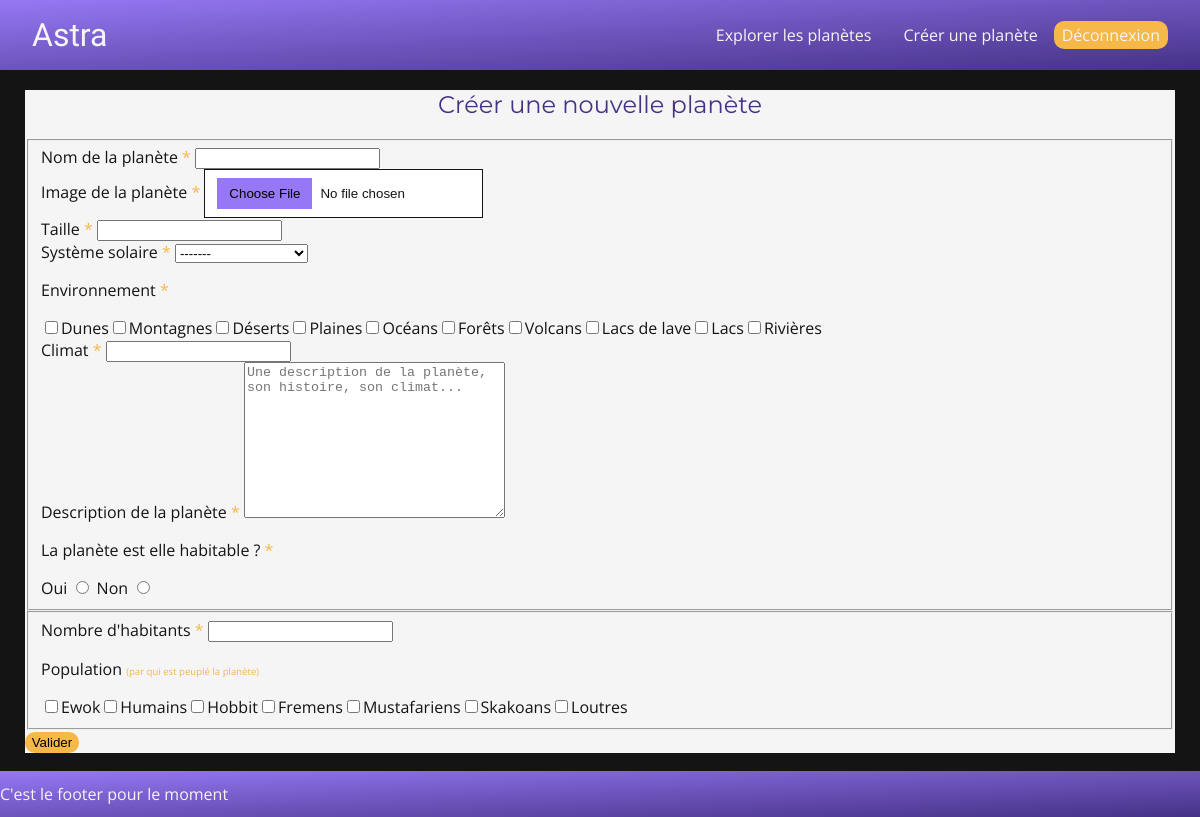
/createPlanet/ (signed in), run on the app's committed database.
### tables this page shows
CREATE TABLE IF NOT EXISTS `environnements` (
  `id` int NOT NULL AUTO_INCREMENT,
  `name` varchar(255) NOT NULL,
  PRIMARY KEY (`id`)
);

CREATE TABLE IF NOT EXISTS `populations` (
  `id` int NOT NULL AUTO_INCREMENT,
  `name` varchar(255) NOT NULL,
  PRIMARY KEY (`id`)
);

### views/createPlanet.php (the view, shortened to what this page needs)
<section class="creation">
    <div class="box-form">
        <h1>Créer une nouvelle planète</h1>
        <form action="" method="post" enctype="multipart/form-data">
            <fieldset>
                <div>
                    <label for="name">Nom de la planète <span>*</span></label>
                    <input type="text" name="name" id="name" required>
                </div>
                <div>
                    <label for="img">Image de la planète <span>*</span></label>
                    <input type="file" name="img" id="img" accept=".png" required>
                </div>
                <div>
                    <label for="taille">Taille <span>*</span></label>
                    <input type="number" name="taille" id="taille" required>
                </div>
                <div>
                    <label for="galaxie">Système solaire <span>*</span></label>
                    <select name="galaxie" id="galaxie">
                        <option value="">-------</option>
                    </select>
                </div>
                <div>
                    <p>Environnement <span>*</span></p>
                    <?php
                    $req = 'SELECT * FROM environnements';
                    $envts = $dbAstra->prepare($req);
                    $envts->execute();
                    while ($line = $envts->fetch()) {
                        echo '<input type="checkbox" id="' . $line["name"] . '" name="env[]" value="' . $line["id"] . '">';
                        echo '<label for="' . $line["name"] . '">' . $line["name"] . '</label>';
                    }
                    ?>
                </div>
                <div>
                    <label for="climat">Climat <span>*</span></label>
                    <input type="text" name="climat" id="climat" required>
                </div>
                <div>
                    <label for="desc">Description de la planète <span>*</span></label>
                    <textarea name="desc" rows="10" cols="30" placeholder="Une description de la planète, son histoire, son climat..."></textarea>
                </div>
                <div>
                    <p>La planète est elle habitable ? <span>*</span></p>
                    <label for="oui">Oui</label>
                    <input type="radio" id="oui" name="habitable" value="TRUE">
                    <label for="non">Non</label>
                    <input type="radio" id="non" name="habitable" value="FALSE">
                </div>
            </fieldset>
            <fieldset>
                <div>
                    <label for="nbhab">Nombre d'habitants <span>*</span></label>
                    <input type="number" name="nbhab" id="nbhab" required>
                </div>
                <div>
                    <p>Population <span style="font-size: 0.6em;">(par qui est peuplé la planète)</span></p>
                    <?php
                    $req = 'SELECT * FROM populations';
                    $pops = $dbAstra->prepare($req);
                    $pops->execute();
                    while ($line = $pops->fetch()) {
                        echo '<input type="checkbox" id="' . $line["name"] . '" name="pop[]" value="' . $line["id"] . '">';
                        echo '<label for="' . $line["name"] . '">' . $line["name"] . '</label>';
                    }
                    ?>
                </div>
            </fieldset>
            <input type="submit" value="Valider" class="bu-head">
        </form>
    </div>
</section>

### CSS/main.css (style rules this page uses)
body { background-color: #141414; margin: 0 auto; color: #F5F5F5; position: relative; min-height: 100vh; }
body { font-family: "Open Sans", sans-serif; font-optical-sizing: auto; font-weight: 400; font-style: normal; font-variation-settings: "wdth" 100; }
h1, .montserrat { font-family: "Montserrat", sans-serif; font-optical-sizing: auto; font-weight: 400; font-style: normal; }
.bu-head { background-color: #F5B849; padding: 0.2em 0.5em; border-radius: 10px; border: none; }
footer { background-image: linear-gradient(to right bottom, #9678f5, #8166d8, #6d54bc, #5943a1, #453287); position: absolute; bottom: 0; right: 0; left: 0; padding-bottom: 0.75em; padding-top: 0.75em; }
.box-form { margin-left: auto; margin-right: auto; background-color: #F5F5F5; color: #141414; max-width: 1150px; }
.box-form h1 { color: #453287; text-align: center; }
.box-form span { color: #F5B849; }
.box-form input[type=file] { color: #141414; padding: 8px 12px; background-color: white; border: 1px solid #141414; }

### data on the page
environnements: name "Dunes"
environnements: name "Montagnes"
environnements: name "Déserts"
environnements: name "Plaines"
environnements: name "Océans"
environnements: name "Forêts"
environnements: name "Volcans"
environnements: name "Lacs de lave"
environnements: name "Lacs"
environnements: name "Rivières"
populations: name "Ewok"
populations: name "Humains"
populations: name "Hobbit"
populations: name "Fremens"
populations: name "Mustafariens"
populations: name "Skakoans"
populations: name "Loutres"
